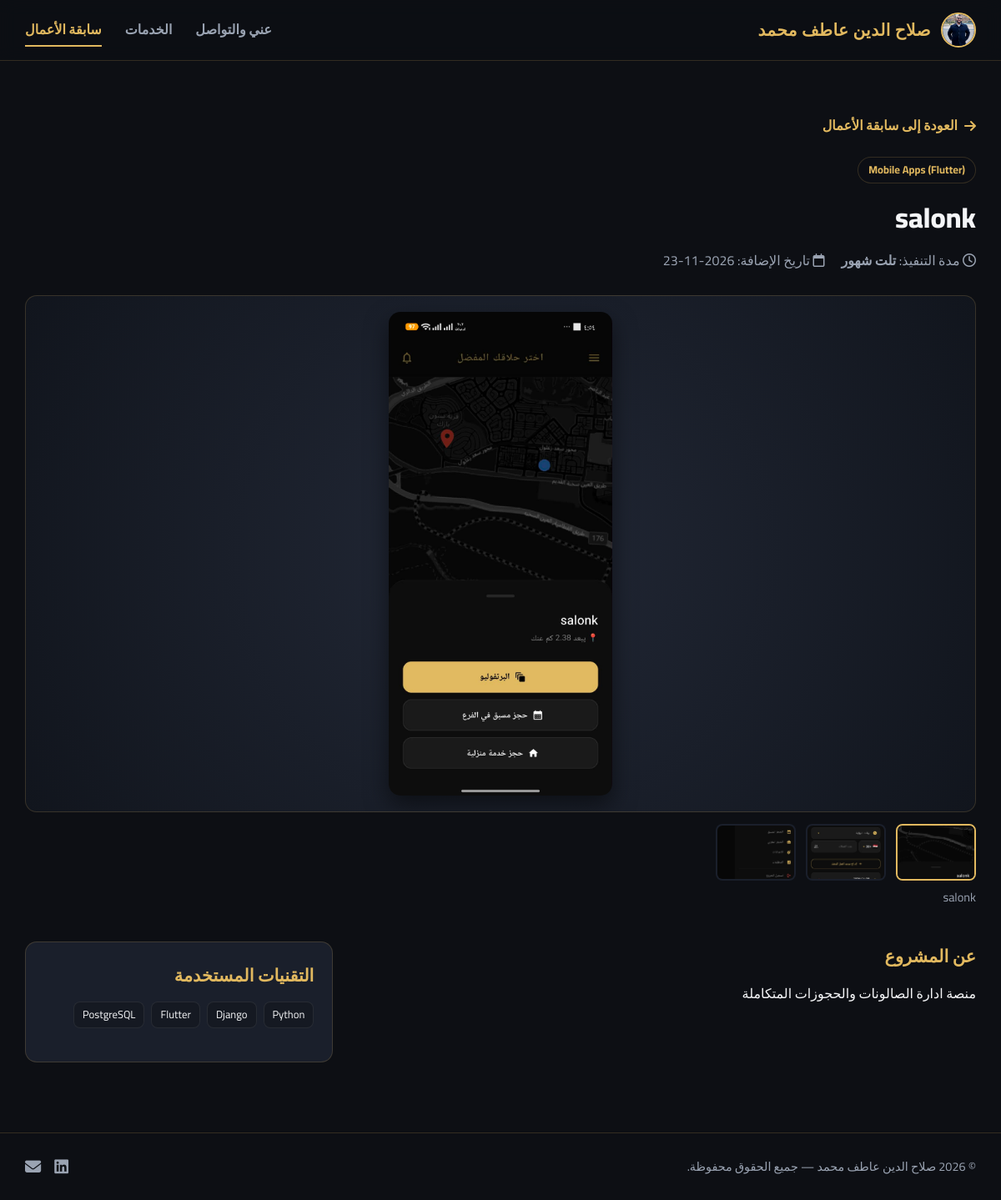
The app's page /projects/salonk/ with its own data.
### portfolio/models.py (models this page shows, shortened)
class ProfileInfo(models.Model):
    full_name = models.CharField(max_length=150, verbose_name="الاسم الكامل")
    title = models.CharField(max_length=200, verbose_name="المسمى الوظيفي")
    bio = models.TextField(verbose_name="نبذة عني")
    profile_image = models.ImageField(upload_to='profile/', blank=True, null=True, verbose_name="الصورة الشخصية")
    email = models.EmailField(verbose_name="البريد الإلكتروني")
    phone = models.CharField(max_length=30, blank=True, verbose_name="رقم الهاتف / واتساب")
    location = models.CharField(max_length=150, blank=True, verbose_name="الموقع")
    github_url = models.URLField(blank=True, verbose_name="رابط GitHub")
    linkedin_url = models.URLField(blank=True, verbose_name="رابط LinkedIn")
    cv_file = models.FileField(upload_to='cv/', blank=True, null=True, verbose_name="ملف السيرة الذاتية (PDF)")
    class Meta:
        verbose_name = "المعلومات الشخصية"
        verbose_name_plural = "المعلومات الشخصية"

class Project(models.Model):
    CATEGORY_CHOICES = [
        ('backend', 'Backend & APIs'),
        ('mobile', 'Mobile Apps (Flutter)'),
        ('ai', 'AI & Data Science'),
        ('fullstack', 'Full-Stack Web'),
    ]
    title = models.CharField(max_length=200, verbose_name="اسم المشروع")
    slug = models.SlugField(unique=True, allow_unicode=True, verbose_name="الرابط المختصر (Slug)")
    category = models.CharField(max_length=50, choices=CATEGORY_CHOICES, default='fullstack', verbose_name="التصنيف")
    short_description = models.CharField(max_length=300, verbose_name="وصف مختصر للكارد")
    description = models.TextField(verbose_name="الوصف الكامل للمشروع")
    execution_time = models.CharField(
        max_length=100,
        help_text="مثال: 3 أسابيع أو شهرين",
        verbose_name="وقت / مدة التنفيذ"
    )
    technologies = models.CharField(
        max_length=250,
        help_text="افصل بين التقنيات بفاصلة، مثال: Python, Django, Flutter, PostgreSQL",
        verbose_name="التقنيات المستخدمة"
    )
    main_image = models.ImageField(upload_to='projects/main/', verbose_name="الصورة الرئيسية للمشروع")
    live_url = models.URLField(blank=True, verbose_name="رابط المعاينة الحية")
    github_url = models.URLField(blank=True, verbose_name="رابط الكود (GitHub)")
    created_at = models.DateField(auto_now_add=True, verbose_name="تاريخ الإضافة")
    is_featured = models.BooleanField(default=False, verbose_name="مشروع مميز")
    class Meta:
        ordering = ['-is_featured', '-created_at']
        verbose_name = "مشروع"
        verbose_name_plural = "سابقة الأعمال (المشاريع)"
    def get_tech_list(self):
        return [tech.strip() for tech in self.technologies.split(',') if tech.strip()]

class ProjectImage(models.Model):
    project = models.ForeignKey(Project, on_delete=models.CASCADE, related_name='images', verbose_name="المشروع")
    image = models.ImageField(upload_to='projects/gallery/', verbose_name="صورة إضافية")
    caption = models.CharField(max_length=150, blank=True, verbose_name="وصف الصورة (اختياري)")
    class Meta:
        verbose_name = "صورة مشروع"
        verbose_name_plural = "صور المشروع"

### portfolio/views.py (the view)
# urls.py: path('projects/<slug:slug>/', views.project_detail_view, name='project_detail'),
def project_detail_view(request, slug):
    profile = ProfileInfo.objects.first()
    project = get_object_or_404(Project.objects.prefetch_related('images'), slug=slug)
    context = {
        'profile': profile,
        'project': project,
    }
    return render(request, 'portfolio/project_detail.html', context)

### portfolio/templates/portfolio/project_detail.html (shortened to what this page needs)
{% extends 'portfolio/base.html' %}
{% block content %}
<section class="page-section">
    <div class="container">
        <a href="{% url 'portfolio:projects' %}" class="back-link">
            <i class="fa-solid fa-arrow-right"></i> العودة إلى سابقة الأعمال
        </a>
        <div class="project-detail-header">
            <span class="category-badge static-badge">{{ project.get_category_display }}</span>
            <h1 class="detail-title">{{ project.title }}</h1>
            <div class="detail-meta">
                <span><i class="fa-regular fa-clock"></i> مدة التنفيذ: <strong>{{ project.execution_time }}</strong></span>
                <span><i class="fa-regular fa-calendar"></i> تاريخ الإضافة: {{ project.created_at|date:"Y-m-d" }}</span>
            </div>
        </div>
        <div class="project-showcase">
            <div class="main-preview">
                {% if project.main_image %}
                    <img id="activeProjectImage" src="{{ project.main_image.url }}" alt="{{ project.title }}">
                {% endif %}
            </div>
            {% if project.images.all %}
                <div class="gallery-thumbs">
                    {% if project.main_image %}
                        <button type="button" class="thumb-item active" data-src="{{ project.main_image.url }}" data-caption="{{ project.title }}">
                            <img src="{{ project.main_image.url }}" alt="{{ project.title }}">
                        </button>
                    {% endif %}
                    {% for img in project.images.all %}
                        <button type="button" class="thumb-item" data-src="{{ img.image.url }}" data-caption="{{ img.caption|default:project.title }}">
                            <img src="{{ img.image.url }}" alt="{{ img.caption|default:project.title }}">
                        </button>
                    {% endfor %}
                </div>
                <p id="activeImageCaption" class="gallery-caption">{{ project.title }}</p>
            {% endif %}
        </div>
        <div class="project-detail-body">
            <div class="detail-description">
                <h2>عن المشروع</h2>
                <p class="multiline-text">{{ project.description }}</p>
            </div>
            <aside class="detail-sidebar">
                <div class="info-box">
                    <h3>التقنيات المستخدمة</h3>
                    <div class="tech-tags">
                        {% for tech in project.get_tech_list %}
                            <span class="tech-tag">{{ tech }}</span>
                        {% endfor %}
                    </div>
                </div>
            </aside>
        </div>
    </div>
</section>
{% endblock %}

### portfolio/templates/portfolio/base.html (shortened to what this page needs)
{% load static %}
<!DOCTYPE html>
<html lang="ar" dir="rtl">
<head>
    <link rel="stylesheet" href="https://cdnjs.cloudflare.com/ajax/libs/font-awesome/6.5.1/css/all.min.css">
    <link rel="stylesheet" href="{% static 'css/style.css' %}">
</head>
<body>
    <header class="site-header">
        <div class="container nav-wrapper">
            <a href="{% url 'portfolio:about_contact' %}" class="brand-logo">
                {% if profile and profile.profile_image %}
                    <img src="{{ profile.profile_image.url }}" alt="{{ profile.full_name }}" class="header-avatar">
                {% else %}
                    <span class="header-avatar-fallback"><i class="fa-solid fa-user"></i></span>
                {% endif %}
                {% if profile and profile.full_name %}
                    <span>{{ profile.full_name }}</span>
                {% else %}
                    <span>Software Solutions Engineer</span>
                {% endif %}
            </a>
            <nav class="main-nav" id="mainNav">
                <a href="{% url 'portfolio:about_contact' %}" class="nav-link {% if request.resolver_match.url_name == 'about_contact' %}active{% endif %}">عني والتواصل</a>
                <a href="{% url 'portfolio:services' %}" class="nav-link {% if request.resolver_match.url_name == 'services' %}active{% endif %}">الخدمات</a>
                <a href="{% url 'portfolio:projects' %}" class="nav-link {% if request.resolver_match.url_name == 'projects' or request.resolver_match.url_name == 'project_detail' %}active{% endif %}">سابقة الأعمال</a>
            </nav>
        </div>
    </header>
    <main class="main-content">
        {% block content %}{% endblock %}
    </main>
    <footer class="site-footer">
        <div class="container footer-wrapper">
            <p>© {% now "Y" %} {% if profile %}{{ profile.full_name }}{% else %}Software Solutions Engineer{% endif %} — جميع الحقوق محفوظة.</p>
            <div class="social-links">
                {% if profile.linkedin_url %}
                    <a href="{{ profile.linkedin_url }}" target="_blank" rel="noopener" aria-label="LinkedIn"><i class="fa-brands fa-linkedin"></i></a>
                {% endif %}
                {% if profile.email %}
                    <a href="mailto:{{ profile.email }}" aria-label="البريد الإلكتروني"><i class="fa-solid fa-envelope"></i></a>
                {% endif %}
            </div>
        </div>
    </footer>
</body>
</html>

### records on screen
ProfileInfo: profile_image (picture), full_name "صلاح الدين عاطف محمد"
Project: category "Mobile Apps (Flutter)", title "salonk", execution_time "تلت شهور", created_at "2026-11-23", main_image (picture), description "منصة ادارة الصالونات والحجوزات المتكاملة"
ProjectImage: image (picture)
ProjectImage: image (picture)

### other values on screen
{{ tech }} "Python" "Django" "Flutter" "PostgreSQL"
